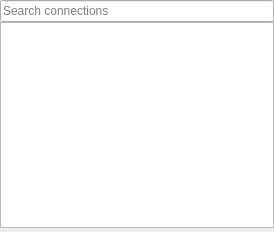
<?xml version="1.0" encoding="UTF-8"?>
<ui version="4.0">
 <class>ConnectionsDock</class>
 <widget class="QDockWidget" name="ConnectionsDock">
  <property name="geometry">
   <rect>
    <x>0</x>
    <y>0</y>
    <width>274</width>
    <height>232</height>
   </rect>
  </property>
  <property name="windowTitle">
   <string>Connections</string>
  </property>
  <widget class="QWidget" name="dockWidgetContents">
   <property name="focusPolicy">
    <enum>Qt::NoFocus</enum>
   </property>
   <layout class="QVBoxLayout" name="verticalLayout">
    <property name="spacing">
     <number>0</number>
    </property>
    <property name="leftMargin">
     <number>0</number>
    </property>
    <property name="topMargin">
     <number>0</number>
    </property>
    <property name="rightMargin">
     <number>0</number>
    </property>
    <property name="bottomMargin">
     <number>0</number>
    </property>
    <item>
     <layout class="QVBoxLayout" name="verticalLayout_2">
      <property name="spacing">
       <number>0</number>
      </property>
      <property name="bottomMargin">
       <number>0</number>
      </property>
      <item>
       <widget class="QLineEdit" name="m_search_connections_edit">
        <property name="placeholderText">
         <string>Search connections</string>
        </property>
       </widget>
      </item>
      <item>
       <widget class="flow::ConnectionsView" name="m_connections_view"/>
      </item>
      <item>
       <layout class="QHBoxLayout" name="m_toolbar_layout">
        <property name="spacing">
         <number>6</number>
        </property>
        <property name="leftMargin">
         <number>2</number>
        </property>
        <property name="topMargin">
         <number>2</number>
        </property>
        <property name="rightMargin">
         <number>2</number>
        </property>
        <property name="bottomMargin">
         <number>2</number>
        </property>
       </layout>
      </item>
     </layout>
    </item>
   </layout>
  </widget>
 </widget>
 <customwidgets>
  <customwidget>
   <class>flow::ConnectionsView</class>
   <extends>QTreeView</extends>
   <header>flow/document/component/connections/connections_view.h</header>
  </customwidget>
 </customwidgets>
 <resources>
  <include location="../../../resources/plugins/flow/document/flow_document.qrc"/>
 </resources>
 <connections/>
</ui>
